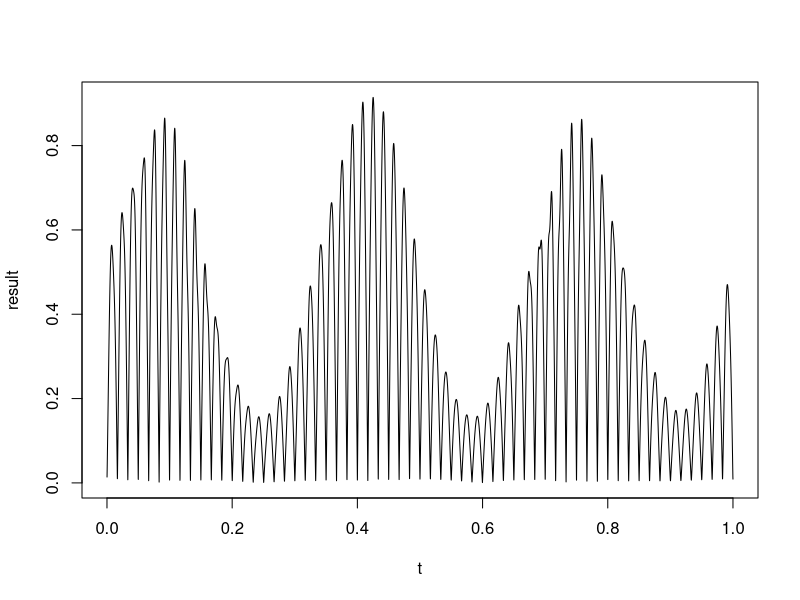

This chart was generated by the following R code:
lpf <- function(signal, time, cutoff, smplfreq){
	offset <- min(signal)
	if(offset>0){
		offset = 0
	}
	spec <- fft(signal + abs(offset))
	idx = cutoff/(smplfreq/length(signal))
	spec[idx:length(spec)] = 0
	abs(fft(spec, inverse=TRUE))/length(spec)+offset 
}

N <- 10000
t <- 1:N/N
C = 1
A = 0.7
sig <- (A*sin(2*pi*3*t) + C) * sin(2*pi*30*t)

Q = sig * cos(2*pi*32*t)
I = sig * sin(2*pi*32*t)

cutoff = 980 
Q2 <- lpf(Q, t, cutoff, N)
I2 <- lpf(I, t, cutoff, N)
result = sqrt(Q2*Q2 + I2*I2)
plot(t,result, type='l')
